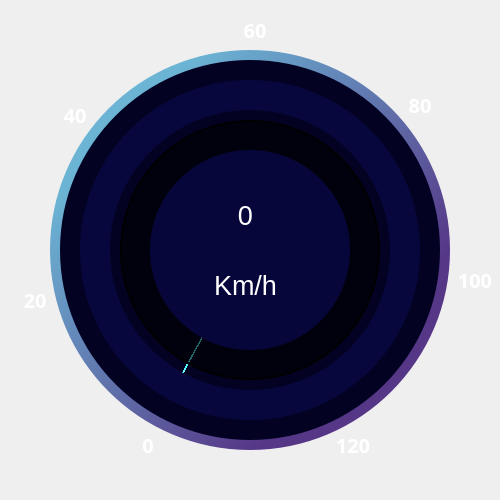
      <widget class="QFrame" name="hizFrame_3">
       <property name="geometry">
        <rect>
         <x>600</x>
         <y>110</y>
         <width>500</width>
         <height>500</height>
        </rect>
       </property>
       <property name="font">
        <font>
         <bold>true</bold>
        </font>
       </property>
       <property name="styleSheet">
        <string notr="true">background-color: none;</string>
       </property>
       <property name="frameShape">
        <enum>QFrame::NoFrame</enum>
       </property>
       <property name="frameShadow">
        <enum>QFrame::Raised</enum>
       </property>
       <widget class="QLabel" name="labelYuz_3">
        <property name="geometry">
         <rect>
          <x>455</x>
          <y>260</y>
          <width>40</width>
          <height>40</height>
         </rect>
        </property>
        <property name="maximumSize">
         <size>
          <width>47</width>
          <height>16777215</height>
         </size>
        </property>
        <property name="font">
         <font>
          <pointsize>15</pointsize>
         </font>
        </property>
        <property name="styleSheet">
         <string notr="true">color: rgb(255, 255, 255);
background-color: none;</string>
        </property>
        <property name="text">
         <string>&lt;p&gt;&lt;span style=&quot; font-size:15pt; font-weight:600;font-family:Arial Black&quot;&gt;100&lt;/span&gt;&lt;/p&gt;</string>
        </property>
        <property name="alignment">
         <set>Qt::AlignCenter</set>
        </property>
       </widget>
       <widget class="QLabel" name="labelAltmis_3">
        <property name="geometry">
         <rect>
          <x>235</x>
          <y>10</y>
          <width>40</width>
          <height>40</height>
         </rect>
        </property>
        <property name="maximumSize">
         <size>
          <width>47</width>
          <height>16777215</height>
         </size>
        </property>
        <property name="font">
         <font>
          <pointsize>15</pointsize>
         </font>
        </property>
        <property name="styleSheet">
         <string notr="true">color: rgb(255, 255, 255);
background-color: none;</string>
        </property>
        <property name="text">
         <string>&lt;p&gt;&lt;span style=&quot; font-size:15pt; font-weight:600;font-family:Arial Black&quot;&gt;60&lt;/span&gt;&lt;/p&gt;</string>
        </property>
        <property name="alignment">
         <set>Qt::AlignCenter</set>
        </property>
       </widget>
       <widget class="QFrame" name="hizGradient_3">
        <property name="geometry">
         <rect>
          <x>50</x>
          <y>50</y>
          <width>400</width>
          <height>400</height>
         </rect>
        </property>
        <property name="styleSheet">
         <string notr="true">border-radius: 200px;
background-color: qlineargradient(spread:pad, x1:0, y1:0, x2:1, y2:0.977273, stop:0.191111 rgba(107, 180, 212, 255), stop:0.762222 rgba(86, 55, 135, 255));</string>
        </property>
        <property name="frameShape">
         <enum>QFrame::NoFrame</enum>
        </property>
        <property name="frameShadow">
         <enum>QFrame::Raised</enum>
        </property>
       </widget>
       <widget class="QLabel" name="labelSifir_3">
        <property name="geometry">
         <rect>
          <x>133</x>
          <y>425</y>
          <width>30</width>
          <height>40</height>
         </rect>
        </property>
        <property name="maximumSize">
         <size>
          <width>47</width>
          <height>16777215</height>
         </size>
        </property>
        <property name="font">
         <font>
          <pointsize>15</pointsize>
         </font>
        </property>
        <property name="styleSheet">
         <string notr="true">color: rgb(255, 255, 255);
background-color:#00000000;</string>
        </property>
        <property name="text">
         <string>&lt;p&gt;&lt;span style=&quot; font-size:15pt; font-weight:600;font-family:Arial Black&quot;&gt;0&lt;/span&gt;&lt;/p&gt;</string>
        </property>
        <property name="alignment">
         <set>Qt::AlignCenter</set>
        </property>
       </widget>
       <widget class="QLabel" name="labelYirmi_3">
        <property name="geometry">
         <rect>
          <x>15</x>
          <y>280</y>
          <width>40</width>
          <height>40</height>
         </rect>
        </property>
        <property name="maximumSize">
         <size>
          <width>47</width>
          <height>16777215</height>
         </size>
        </property>
        <property name="font">
         <font>
          <pointsize>12</pointsize>
         </font>
        </property>
        <property name="styleSheet">
         <string notr="true">color: rgb(255, 255, 255);
background-color:#00000000;</string>
        </property>
        <property name="text">
         <string>&lt;p&gt;&lt;span style=&quot; font-size:15pt; font-weight:600;font-family:Arial Black&quot;&gt;20&lt;/span&gt;&lt;/p&gt;</string>
        </property>
        <property name="alignment">
         <set>Qt::AlignCenter</set>
        </property>
       </widget>
       <widget class="QLabel" name="labelYuzyirmi_3">
        <property name="geometry">
         <rect>
          <x>333</x>
          <y>425</y>
          <width>40</width>
          <height>40</height>
         </rect>
        </property>
        <property name="maximumSize">
         <size>
          <width>47</width>
          <height>16777215</height>
         </size>
        </property>
        <property name="font">
         <font>
          <bold>true</bold>
         </font>
        </property>
        <property name="styleSheet">
         <string notr="true">color: rgb(255, 255, 255);
background-color:#00000000;</string>
        </property>
        <property name="text">
         <string>&lt;p&gt;&lt;span style=&quot; font-size:15pt; font-weight:600;font-family:Arial Black&quot;&gt;120&lt;/span&gt;&lt;/p&gt;</string>
        </property>
        <property name="alignment">
         <set>Qt::AlignCenter</set>
        </property>
       </widget>
       <widget class="QFrame" name="hizFrame1_3">
        <property name="geometry">
         <rect>
          <x>60</x>
          <y>60</y>
          <width>380</width>
          <height>380</height>
         </rect>
        </property>
        <property name="styleSheet">
         <string notr="true">background-color: rgb(3, 2, 34);
border-radius: 190px;</string>
        </property>
        <property name="frameShape">
         <enum>QFrame::NoFrame</enum>
        </property>
        <property name="frameShadow">
         <enum>QFrame::Raised</enum>
        </property>
       </widget>
       <widget class="QFrame" name="hizFrame2_3">
        <property name="geometry">
         <rect>
          <x>80</x>
          <y>80</y>
          <width>340</width>
          <height>340</height>
         </rect>
        </property>
        <property name="styleSheet">
         <string notr="true">background-color: rgb(7, 7, 61);
border-radius: 170px;</string>
        </property>
        <property name="frameShape">
         <enum>QFrame::NoFrame</enum>
        </property>
        <property name="frameShadow">
         <enum>QFrame::Raised</enum>
        </property>
       </widget>
       <widget class="QFrame" name="hizFrame3_3">
        <property name="geometry">
         <rect>
          <x>110</x>
          <y>110</y>
          <width>280</width>
          <height>280</height>
         </rect>
        </property>
        <property name="styleSheet">
         <string notr="true">
border-radius: 140px;
background-color: rgb(255, 255, 255);
background-color: rgb(3, 2, 34);</string>
        </property>
        <property name="frameShape">
         <enum>QFrame::NoFrame</enum>
        </property>
        <property name="frameShadow">
         <enum>QFrame::Raised</enum>
        </property>
       </widget>
       <widget class="QFrame" name="hizFrame4_3">
        <property name="geometry">
         <rect>
          <x>150</x>
          <y>150</y>
          <width>200</width>
          <height>200</height>
         </rect>
        </property>
        <property name="styleSheet">
         <string notr="true">background-color: rgb(6, 6, 58);
border-radius:100px;</string>
        </property>
        <property name="frameShape">
         <enum>QFrame::NoFrame</enum>
        </property>
        <property name="frameShadow">
         <enum>QFrame::Raised</enum>
        </property>
        <widget class="QLabel" name="kmh_3">
         <property name="geometry">
          <rect>
           <x>50</x>
           <y>30</y>
           <width>91</width>
           <height>71</height>
          </rect>
         </property>
         <property name="font">
          <font>
           <pointsize>20</pointsize>
          </font>
         </property>
         <property name="styleSheet">
          <string notr="true">color: #ffffff</string>
         </property>
         <property name="text">
          <string>0</string>
         </property>
         <property name="alignment">
          <set>Qt::AlignCenter</set>
         </property>
        </widget>
        <widget class="QLabel" name="sabitKmh_3">
         <property name="geometry">
          <rect>
           <x>50</x>
           <y>100</y>
           <width>91</width>
           <height>71</height>
          </rect>
         </property>
         <property name="font">
          <font>
           <pointsize>20</pointsize>
          </font>
         </property>
         <property name="styleSheet">
          <string notr="true">color: #ffffff</string>
         </property>
         <property name="text">
          <string>Km/h</string>
         </property>
         <property name="alignment">
          <set>Qt::AlignCenter</set>
         </property>
        </widget>
       </widget>
       <widget class="QFrame" name="hizProgress_3">
        <property name="geometry">
         <rect>
          <x>110</x>
          <y>110</y>
          <width>280</width>
          <height>280</height>
         </rect>
        </property>
        <property name="styleSheet">
         <string notr="true">border-radius: 140px;
background-color: qconicalgradient(cx:0.5, cy:0.5, angle:242.2, stop:0.998 rgba(96, 85, 255, 0), stop:0.999 rgba(85, 255, 255, 255));

</string>
        </property>
        <property name="frameShape">
         <enum>QFrame::NoFrame</enum>
        </property>
        <property name="frameShadow">
         <enum>QFrame::Raised</enum>
        </property>
        <widget class="QFrame" name="hizGolge_3">
         <property name="geometry">
          <rect>
           <x>10</x>
           <y>10</y>
           <width>260</width>
           <height>260</height>
          </rect>
         </property>
         <property name="styleSheet">
          <string notr="true">background-color: rgba(0, 0, 0,150);
border-style:solid;
border-color: rgb(0,0,0);
border-width: 2px;
border-radius: 130px;
</string>
         </property>
         <property name="frameShape">
          <enum>QFrame::NoFrame</enum>
         </property>
         <property name="frameShadow">
          <enum>QFrame::Raised</enum>
         </property>
        </widget>
       </widget>
       <widget class="QLabel" name="labelKirk_3">
        <property name="geometry">
         <rect>
          <x>55</x>
          <y>95</y>
          <width>40</width>
          <height>40</height>
         </rect>
        </property>
        <property name="maximumSize">
         <size>
          <width>47</width>
          <height>16777215</height>
         </size>
        </property>
        <property name="font">
         <font>
          <pointsize>15</pointsize>
         </font>
        </property>
        <property name="styleSheet">
         <string notr="true">color: rgb(255, 255, 255);
background-color: none;</string>
        </property>
        <property name="text">
         <string>&lt;p&gt;&lt;span style=&quot; font-size:15pt; font-weight:600;font-family:Arial Black&quot;&gt;40&lt;/span&gt;&lt;/p&gt;</string>
        </property>
        <property name="alignment">
         <set>Qt::AlignCenter</set>
        </property>
       </widget>
       <widget class="QLabel" name="labelSeksen_3">
        <property name="geometry">
         <rect>
          <x>400</x>
          <y>85</y>
          <width>40</width>
          <height>40</height>
         </rect>
        </property>
        <property name="maximumSize">
         <size>
          <width>47</width>
          <height>16777215</height>
         </size>
        </property>
        <property name="font">
         <font>
          <pointsize>15</pointsize>
         </font>
        </property>
        <property name="styleSheet">
         <string notr="true">color: rgb(255, 255, 255);
background-color: none;</string>
        </property>
        <property name="text">
         <string>&lt;p&gt;&lt;span style=&quot; font-size:15pt; font-weight:600;font-family:Arial Black&quot;&gt;80&lt;/span&gt;&lt;/p&gt;</string>
        </property>
        <property name="alignment">
         <set>Qt::AlignCenter</set>
        </property>
       </widget>
       <zorder>labelYuz_3</zorder>
       <zorder>labelAltmis_3</zorder>
       <zorder>hizGradient_3</zorder>
       <zorder>labelSifir_3</zorder>
       <zorder>labelYirmi_3</zorder>
       <zorder>labelYuzyirmi_3</zorder>
       <zorder>hizFrame1_3</zorder>
       <zorder>hizFrame2_3</zorder>
       <zorder>hizFrame3_3</zorder>
       <zorder>hizProgress_3</zorder>
       <zorder>labelKirk_3</zorder>
       <zorder>labelSeksen_3</zorder>
       <zorder>hizFrame4_3</zorder>
      </widget>
